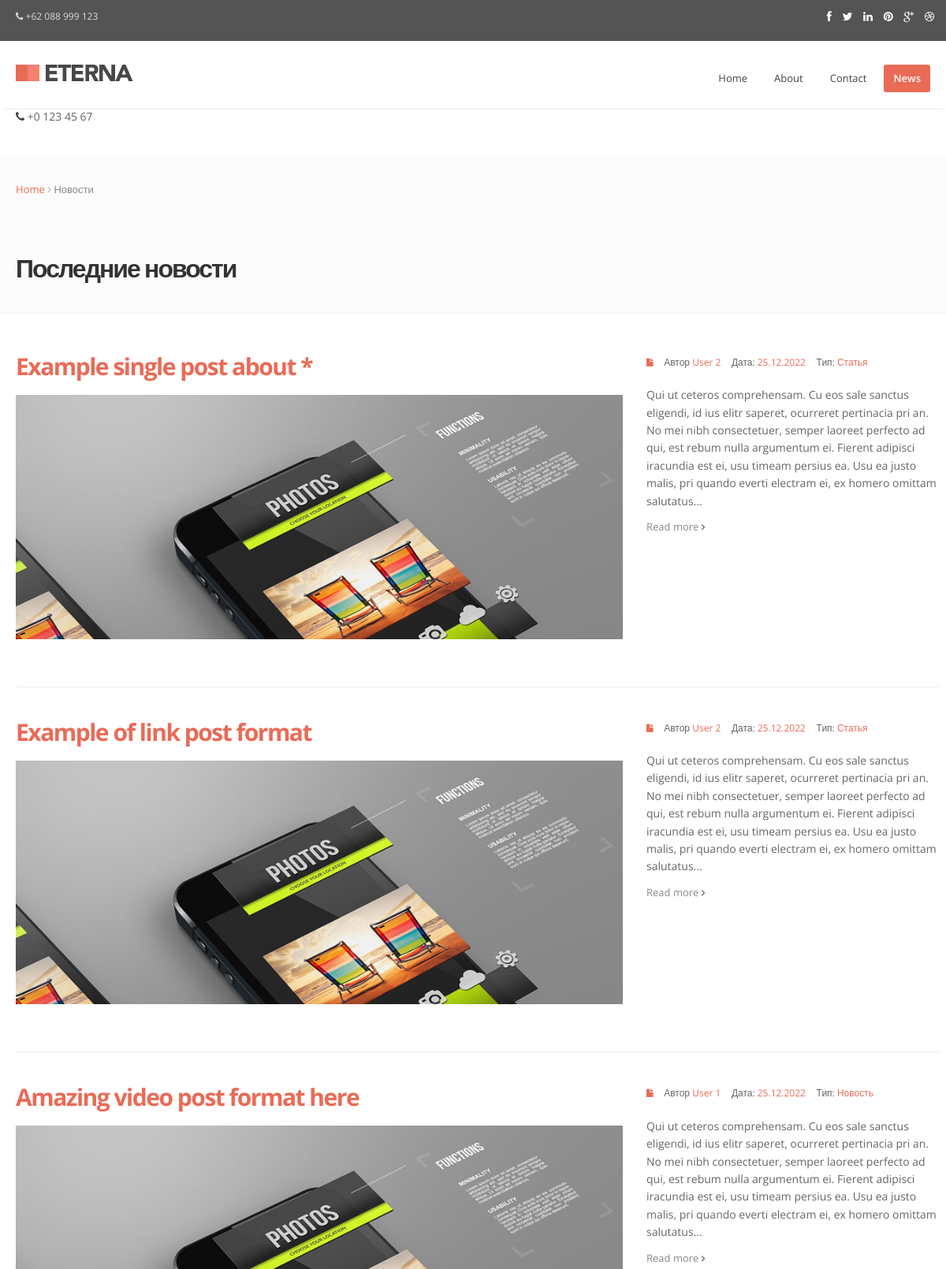
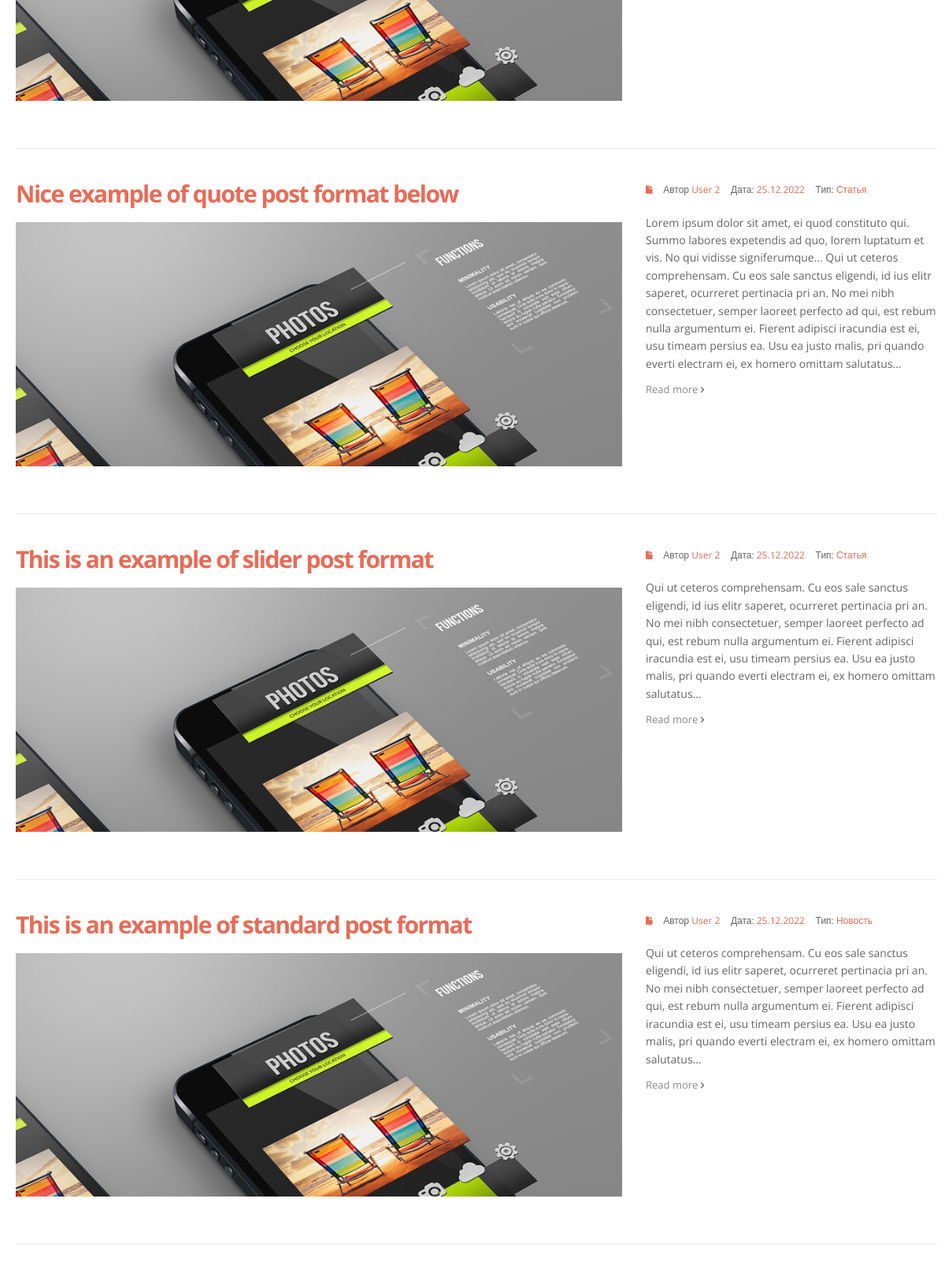
Page /news/ (upper part) on the committed database (2 pictures, top to bottom).
### news/models.py (models this page shows, shortened)
class Post(models.Model):
    NEWS = 'nw'
    ARTICLE = 'AR'
    TYPES = [
        (NEWS, 'Новость'),
        (ARTICLE, 'Статья'),
    ]
    title = models.CharField(max_length=128, unique=True)
    text = models.TextField()
    type = models.CharField(max_length=2, choices=TYPES, default=ARTICLE)
    author = models.ForeignKey(User, on_delete=models.CASCADE)
    created_at = models.DateTimeField(auto_now_add=True)
    category = models.ManyToManyField(Category, through='PostCategory')
    rating = models.SmallIntegerField(default=0)

### news/views.py (the view)
# urls.py: path('', views.PostListView.as_view(), name='news'),
class PostListView(ListView):
    model = Post
    template_name = 'news/news_list.html'
    context_object_name = 'posts'
    queryset = Post.objects.order_by('-created_at')

### news/templatetags/custom_filters.py (called while the page is built)
@register.filter('censor')
def censor(sentence=''):
    new_sentence = ''
    for word in sentence.split():
        if word in Banned_list:
            new_sentence += '* '
        else:
            new_sentence += word + ' '
    return new_sentence

### templates/news/news_list.html (shortened to what this page needs)
{% extends 'pages/base.html' %}
{% load static %}
{% load custom_filters %}
{% block content %}
{% include 'pages/inc/topbar.html' %}
{% include 'pages/inc/headline.html' %}
<section id="inner-headline">
    <div class="container">
        <div class="row">
            <div class="span12">
                <div class="inner-heading">
                    <h2>Последние новости</h2>
                </div>
            </div>
        </div>
    </div>
</section>
<section id="content">
    <div class="container">
        <div class="row">
            {% if posts %}
                <div class="span12">
                    {% for post in posts %}
                        <article>
              <div class="row">
                <div class="span8">
                  <div class="post-image">
                    <div class="post-heading">
                      <h3><a href="{{ post.pk }}">{{ post.title|censor }}</a></h3>
                    </div>
                    <img src="{%  static 'img/dummies/blog/img1.jpg' %}" alt="" />
                  </div>
                </div>
                <div class="span4">
                  <div class="meta-post">
                    <ul>
                      <li><i class="icon-file"></i></li>
                      <li>Автор <a href="#" class="author">{{ post.author }}</a></li>
                      <li>Дата: <a href="#" class="date">{{ post.created_at | date:'d.m.Y' }}</a></li>
                      <li>Тип: <a href="#">{% if post.type == 'AR' %}Статья{% else %}Новость{% endif %}</a></li>
                    </ul>
                  </div>
                  <div class="post-entry">
                    <p>
                      {{ post.text }}
                    </p>
                    <a href="#" class="readmore">Read more <i class="icon-angle-right"></i></a>
                  </div>
                </div>
              </div>
            </article>
                    {% endfor %}
                </div>
            {% else %}
                <h3>Новостей пока нет... :(</h3>
            {% endif %}
        </div>
    </div>
</section>
{% endblock content %}

### templates/pages/base.html (shortened to what this page needs)
<!doctype html>
<html lang="en">
<head>
</head>
<body>
    {% include 'pages/inc/header.html' %}
    {% block content %}{% endblock content %}
    {% include 'pages/inc/footer.html' %}
</body>
</html>

### templates/pages/inc/header.html (shortened to what this page needs)
<!DOCTYPE html>
{% load static %}
<html lang="en">
<head>
    <link href="{%  static 'css/bootstrap.css' %}" rel="stylesheet" />
    <link href="{%  static 'css/bootstrap-responsive.css' %}" rel="stylesheet" />
    <link href="{%  static 'css/flexslider.css' %}" rel="stylesheet" />
    <link href="{%  static 'css/prettyPhoto.css' %}" rel="stylesheet" />
    <link href="{%  static 'css/camera.css' %}" rel="stylesheet" />
    <link href="{%  static 'css/jquery.bxslider.css' %}" rel="stylesheet" />
    <link href="{%  static 'css/style.css' %}" rel="stylesheet" />
    <link href="{%  static 'color/default.css' %}" rel="stylesheet" />
</head>
<body>
<div id="wrapper">
    <header>
        <div class="top">
            <div class="container">
                <div class="row">
                    <div class="span6">
                        <p class="topcontact"><i class="icon-phone"></i> +62 088 999 123</p>
                    </div>
                    <div class="span6">
                        <ul class="social-network">
                            <li><a href="#" data-placement="bottom" title="Facebook"><i class="icon-facebook icon-white"></i></a></li>
                            <li><a href="#" data-placement="bottom" title="Twitter"><i class="icon-twitter icon-white"></i></a></li>
                            <li><a href="#" data-placement="bottom" title="Linkedin"><i class="icon-linkedin icon-white"></i></a></li>
                            <li><a href="#" data-placement="bottom" title="Pinterest"><i class="icon-pinterest  icon-white"></i></a></li>
                            <li><a href="#" data-placement="bottom" title="Google +"><i class="icon-google-plus icon-white"></i></a></li>
                            <li><a href="#" data-placement="bottom" title="Dribbble"><i class="icon-dribbble icon-white"></i></a></li>
                        </ul>
                    </div>
                </div>
            </div>
        </div>
        <div class="container">
            <div class="row nomargin">
                <div class="span4">
                    <div class="logo">
                        <a href="/"><img src="{%  static 'img/logo.png' %}" alt="" /></a>
                    </div>
                </div>
                <div class="span8">
                    <div class="navbar navbar-static-top">
                        <div class="navigation">
                            <nav>
                                <ul class="nav topnav">
                                    {% url 'home' as home_url %}
                                    <li {% if request.path == home_url %} class="active"{% endif %}>
                                        <a href="/">Home</a>
                                    </li>
                                    {% url 'about' as about_url %}
                                    <li {% if request.path == about_url %} class="active"{% endif %}>
                                        <a href="/about">About</a>
                                    </li>
                                    {% url 'contact' as contact_url %}
                                    <li {% if request.path == contact_url %} class="active"{% endif %}>
                                        <a href="/contact">Contact</a>
                                    </li>
                                    <li>
                                    {% url 'news' as news_url %}
                                    <li {% if request.path == news_url %} class="active"{% endif %}>
                                        <a href="/news">News</a>
                                    </li>
                                </ul>
                            </nav>
                        </div>
                    </div>
                </div>
            </div>
        </div>
    </header>
</div>

### templates/pages/inc/topbar.html
<div class="top">
    <div class="container">
        <div class="row">
            <div class="span6">
                <p class="topcontact"><i class="icon-phone"></i> +0 123 45 67</p>
            </div>
            <div class="span6">
                <ul class="social-network">
                    <li><a href="#" data-placement="bottom" title="Facebook"><i class="icon-facebook icon-white"></i></a></li>
                    <li><a href="#" data-placement="bottom" title="Twitter"><i class="icon-twitter icon-white"></i></a></li>
                    <li><a href="#" data-placement="bottom" title="Linkedin"><i class="icon-linkedin icon-white"></i></a></li>
                    <li><a href="#" data-placement="bottom" title="Pinterest"><i class="icon-pinterest  icon-white"></i></a></li>
                    <li><a href="#" data-placement="bottom" title="Google +"><i class="icon-google-plus icon-white"></i></a></li>
                    <li><a href="#" data-placement="bottom" title="Dribbble"><i class="icon-dribbble icon-white"></i></a></li>
                </ul>
            </div>
        </div>
    </div>
</div>

### templates/pages/inc/headline.html (shortened to what this page needs)
<section id="inner-headline">
    <div class="container">
        <div class="row">
            <div class="span12">
                <div class="inner-heading">
                    {% url 'home' as home_url %}
                    {% if request.path != home_url %}
                        <ul class="breadcrumb">
                            <li><a href="/">Home</a> <i class="icon-angle-right"></i></li>
                            {% url 'news' as news_url %}
                                {% if request.path == news_url %}
                                    <li class="active">Новости</li>
                                {% endif %}
                        </ul>
                    {% endif %}
                </div>
            </div>
        </div>
    </div>
</section>

### templates/pages/inc/footer.html (shortened to what this page needs)
{% load static %}
</body>
</html>

### pages/static/css/style.css (style rules this page uses)
body { font-family: 'Open Sans', sans-serif; font-size: 14px; font-weight: 400; line-height: 1.6em; color: #656565; }
a { color: #4b5056; }
.bold { font-weight: 900; }
.container { padding: 0 20px 0 20px; position: relative; }
#wrapper { width: 100%; margin: 0; padding: 0; }
.row { margin-bottom: 30px; }
.row .row { margin-bottom: 30px; }
.row.nomargin { margin-bottom: 0; }
header { background: #fff; margin: 0; padding: 0 0 20px; position: relative; z-index: 2000; -webkit-box-shadow: 0 2px 4px -2px #ddd; -moz-box-shadow: 0 2px 4px -2px #ddd; box-shadow: 0 2px 4px -2px #ddd; }
header .top { padding: 10px 0 10px; margin: 0 0 30px; background: #545454; }
header .top p.topcontact { color: #ddd; font-size: 12px; }
header .top p.topcontact i { color: #ddd; }
header .logo { float: left; }
header .logo img { margin-bottom: 10px; }
header .top .row { margin-bottom: 0; }
ul.social-network { float: right; list-style: none; margin: 0; }
ul.social-network li { display: inline; margin: 0 5px; }
header .navigation { float: right; }
header ul.nav li { border: none; margin: 0; }
header ul.nav li a { border: none; font-weight: 400; }
.navbar .nav>li>a { font-size: 13px; color: #444; text-shadow: none; }
.navbar .nav>.active>a, .navbar .nav>.active>a:hover { font-weight: 600; }
#content { position: relative; background: #fff; border-top: 1px solid #f2f2f2; padding: 50px 0 0 0; }
#content img { max-width: 100%; height: auto; }
#inner-headline { background: #fcfcfc; position: relative; margin: 0; padding: 20px 0 10px; }
#inner-headline .inner-heading h2 { color: #333; margin: 0 0 0 0; font-size: 32px; font-weight: 700; letter-spacing: -2px; }
#inner-headline ul.breadcrumb { margin: 0; float: none; background: none; }
#inner-headline ul.breadcrumb li { margin-bottom: 0; padding-bottom: 0; }
#inner-headline ul.breadcrumb li { font-size: 13px; color: #888; text-shadow: none; }
#inner-headline ul.breadcrumb li i { color: #ababab; }
#inner-headline ul.breadcrumb li a { text-decoration: none; }
article { float: left; width: 100%; margin-bottom: 40px; border-bottom: 1px solid #e9e9e9; padding-bottom: 10px; }
article .post-heading h3 { margin-bottom: 20px; }
article .post-heading h3 a { font-weight: 700; letter-spacing: -1.5px; text-decoration: none; }
.post-image { margin-bottom: 20px; }
.meta-post { margin: 0 0 20px; padding: 0; }
.meta-post ul { list-style: none; margin: 0; }
.meta-post ul li { display: inline; margin-right: 10px; }
.meta-post ul li { font-size: 12px; }
.post-entry a.readmore { font-size: 13px; color: #898989; }
[class^="icon-"].icon-white, [class*=" icon-"].icon-white { color: #fff; }
[class^="icon-"], [class*=" icon-"] { color: #404040; }

### pages/static/color/default.css (style rules this page uses)
#inner-headline ul.breadcrumb li a { color:#e96b56; }
.navbar .nav > .active > a, .navbar .nav > .active > a:hover, .navbar .nav > .active > a:focus { background: #e96b56; }
article .post-heading h3 a { text-decoration:none; color:#e96b56; }
.meta-post a,.meta-post ul li i { color: #e96b56; }

### pages/static/css/overwrite.css (style rules this page uses)
h1, h2, h3, h4, h5, h6 { font-family:'Open Sans', sans-serif; color:#353535; font-weight:400; line-height:1.1em; margin-top:0; }
h2 { font-size:34px; margin-bottom:22px; }
h3 { font-size:30px; margin-bottom:22px; }
ul, ol { padding: 0; margin: 0 0 10px 25px; }
li { line-height: 1.6em; }
.navbar .nav { border-right:none; border-left:none; }
.navbar .nav > li > a { float: none; font-size:13px; margin-left:10px; margin-right:0; text-decoration: none; text-shadow: none; border-right:none; border-left:none; color: #fff; border:2px solid transparent; padding:4px 10px 4px 10px; background-image: none; background: none; }
.navbar .nav > .active > a, .navbar .nav > .active > a:hover, .navbar .nav > .active > a:focus { color: #fff; padding:4px 10px 4px 10px; background-image: none; background: #343434; filter: none; text-decoration: none; -webkit-box-shadow: none; -moz-box-shadow: none; box-shadow: none; -webkit-border-radius: 3px; -moz-border-radius: 3px; border-radius: 3px; -moz-box-shadow: none; -webkit-box-shadow: none; box-shadow: none; }
.breadcrumb { float:left; padding:10px 0 10px 0; margin:0; list-style: none; background: none; -webkit-border-radius: 0; -moz-border-radius: 0; border-radius: 0; }
.breadcrumb > li { display: inline-block; *display: inline; text-shadow: none; font-size:12px; *zoom: 1; margin:0; }
.breadcrumb > .active { color: #797979; }

### pages/static/css/shortcodes.css (style rules this page uses)
ul.social-network li { display:inline; margin:0 5px; }

### rows in the picture
Post: title|censor "Example single post about *", author "User 2", created_at "25.12.2022", type "Статья", text "Qui ut ceteros comprehensam. Cu eos sale sanctus eligendi, id ius elitr saperet, ocurreret pertinacia pri an. No mei nibh consectetuer, semper laoreet perfecto ad qui, est rebum nulla argumentum ei. Fierent adipisci iracundia est ei, usu timeam persius ea. Usu ea justo malis, pri quando everti electram ei, ex homero omittam salutatus..."
Post: title|censor "Example of link post format", author "User 2", created_at "25.12.2022", type "Статья", text "Qui ut ceteros comprehensam. Cu eos sale sanctus eligendi, id ius elitr saperet, ocurreret pertinacia pri an. No mei nibh consectetuer, semper laoreet perfecto ad qui, est rebum nulla argumentum ei. Fierent adipisci iracundia est ei, usu timeam persius ea. Usu ea justo malis, pri quando everti electram ei, ex homero omittam salutatus..."
Post: title|censor "Amazing video post format here", author "User 1", created_at "25.12.2022", type "Новость", text "Qui ut ceteros comprehensam. Cu eos sale sanctus eligendi, id ius elitr saperet, ocurreret pertinacia pri an. No mei nibh consectetuer, semper laoreet perfecto ad qui, est rebum nulla argumentum ei. Fierent adipisci iracundia est ei, usu timeam persius ea. Usu ea justo malis, pri quando everti electram ei, ex homero omittam salutatus..."
Post: title|censor "Nice example of quote post format below", author "User 2", created_at "25.12.2022", type "Статья", text "Lorem ipsum dolor sit amet, ei quod constituto qui. Summo labores expetendis ad quo, lorem luptatum et vis. No qui vidisse signiferumque... Qui ut ceteros comprehensam. Cu eos sale sanctus eligendi, id ius elitr saperet, ocurreret pertinacia pri an. No mei nibh consectetuer, semper laoreet perfecto ad qui, est rebum nulla argumentum ei. Fierent adipisci iracundia est ei, usu timeam persius ea. Usu ea justo malis, pri quando everti electram ei, ex homero omittam salutatus..."
Post: title|censor "This is an example of slider post format", author "User 2", created_at "25.12.2022", type "Статья", text "Qui ut ceteros comprehensam. Cu eos sale sanctus eligendi, id ius elitr saperet, ocurreret pertinacia pri an. No mei nibh consectetuer, semper laoreet perfecto ad qui, est rebum nulla argumentum ei. Fierent adipisci iracundia est ei, usu timeam persius ea. Usu ea justo malis, pri quando everti electram ei, ex homero omittam salutatus..."
Post: title|censor "This is an example of standard post format", author "User 2", created_at "25.12.2022", type "Новость", text "Qui ut ceteros comprehensam. Cu eos sale sanctus eligendi, id ius elitr saperet, ocurreret pertinacia pri an. No mei nibh consectetuer, semper laoreet perfecto ad qui, est rebum nulla argumentum ei. Fierent adipisci iracundia est ei, usu timeam persius ea. Usu ea justo malis, pri quando everti electram ei, ex homero omittam salutatus..."
